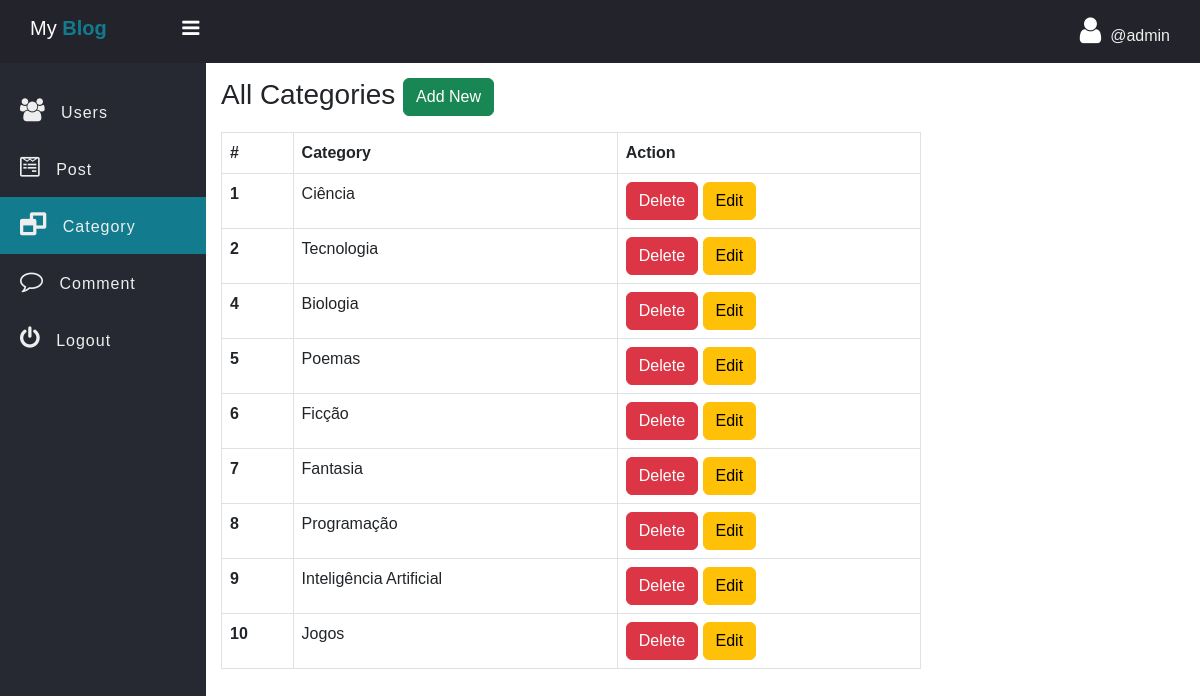
Page /admin/Category.php (signed in) on the committed database.
### tables this page shows
CREATE TABLE `category` (
  `id` int(11) NOT NULL,
  `category` varchar(127) NOT NULL
);

### admin/data/Category.php (called while the page is built, shortened)
<?php
function getAll($conn){
   $sql = "SELECT * FROM category";
   $stmt = $conn->prepare($sql);
   $stmt->execute();
   if($stmt->rowCount() >= 1){
   	   $data = $stmt->fetchAll();
   	   return $data;
   }else {
   	 return 0;
   }
}

### admin/Category.php (the view, shortened to what this page needs)
<?php
if (isset($_SESSION['admin_id']) && isset($_SESSION['username'])) {
 ?>
<!DOCTYPE html>
<html>
<head>
	<link rel="stylesheet" href="https://stackpath.bootstrapcdn.com/font-awesome/4.7.0/css/font-awesome.min.css">
	<link href="https://cdn.jsdelivr.net/npm/bootstrap@5.3.0/dist/css/bootstrap.min.css" rel="stylesheet">
	<link rel="stylesheet" href="../css/side-bar.css">
	<link rel="stylesheet" href="../css/style.css">
</head>
<body>
	<?php
	  include "inc/side-nav.php";
      include_once("data/Category.php");
      include_once("../db_conn.php");
      $categories = getAll($conn);
	?>
	 <div class="main-table">
	 	<h3 class="mb-3">All Categories
	 		<a href="Category-add.php" class="btn btn-success">Add New</a></h3>
	 	<?php if ($categories != 0) { ?>
	 	<table class="table t1 table-bordered">
		  <thead>
		    <tr>
		      <th scope="col">#</th>
		      <th scope="col">Category</th>
		      <th scope="col">Action</th>
		    </tr>
		  </thead>
		  <tbody>
		  	<?php foreach ($categories as $category) { ?>
		    <tr>
		      <th scope="row"><?=$category['id'] ?></th>
		      <td><?=$category['category'] ?></td>
		      <td>
		      	<a href="category-delete.php?id=<?=$category['id'] ?>" class="btn btn-danger">Delete</a>
		      	<a href="category-edit.php?id=<?=$category['id'] ?>" class="btn btn-warning">Edit</a>
		      </td>
		    </tr>
		    <?php } ?>
		  </tbody>
		</table>
	<?php }else{ ?>
		<div class="alert alert-warning">
			Empty!
		</div>
	<?php } ?>
	 </div>
	</section>
	</div>
</body>
</html>
<?php }else {
	header("Location: ../admin-login.php");
	exit;
} ?>

### admin/inc/side-nav.php (shortened to what this page needs)
<header class="header">
	<h2 class="u-name">My <b>Blog</b>
		<label for="checkbox">
			<i id="navbtn" class="fa fa-bars" aria-hidden="true"></i>
		</label>
	</h2>
	<div class="d-flex align-items-center main-profile-link" >
		<a href="profile.php" >
		<i class="fa fa-user" aria-hidden="true"></i>&nbsp;
	   <span>@<?php echo $_SESSION['username']; ?></span>
	   </a>
	</div>
</header>
<div class="body">
	<nav class="side-bar">
		<ul id="navList">
			<li >
				<a href="Users.php">
					<i class="fa fa-users" aria-hidden="true"></i>
					<span>Users</span>
				</a>
			</li>
			<li>
				<a href="Post.php">
					<i class="fa fa-wpforms" aria-hidden="true"></i>
					<span>Post</span>
				</a>
			</li>
			<li>
				<a href="Category.php">
					<i class="fa fa-window-restore" aria-hidden="true"></i>
					<span>Category</span>
				</a>
			</li>
			<li>
				<a href="Comment.php">
					<i class="fa fa-comment-o" aria-hidden="true"></i>
					<span>Comment</span>
				</a>
			</li>
			<li>
				<a href="../logout.php">
					<i class="fa fa-power-off" aria-hidden="true"></i>
					<span>Logout</span>
				</a>
			</li>
		</ul>
	</nav>
	<section class="section-1">

### css/side-bar.css (style rules this page uses)
* { padding: 0; margin: 0; box-sizing: border-box; font-family: arial, sans-serif; }
.main-profile-link a { text-decoration: none; color: #eee; }
.header { display: flex; justify-content: space-between; align-items: center; padding: 15px 30px; background: #23242b; color: #fff; }
.u-name { font-size: 20px; }
.u-name b { color: #127b8e; }
.header i { font-size: 30px; cursor: pointer; color: #fff; }
.side-bar { width: 250px; background: #262931; min-height: 100vh; transition: 500ms width; }
.body { display: flex; }
.side-bar ul { margin-top: 20px; list-style: none; padding-left: 0; }
.side-bar ul li { font-size: 16px; padding: 15px 0px; padding-left: 20px; transition: 500ms background; white-space: nowrap; overflow: hidden; text-overflow: ellipsis; }
.side-bar ul .active { background: #127b8e; }
.side-bar ul li a { text-decoration: none; color: #eee; cursor: pointer; letter-spacing: 1px; }
.side-bar ul li a i { display: inline-block; padding-right: 10px; font-size: 23px; }
#navbtn { display: inline-block; margin-left: 70px; font-size: 20px; transition: 500ms color; }

### css/style.css (style rules this page uses)
.section-1 { width: 100%; padding: 15px; }
.main-table { width: 90%; max-width: 700px; }

### rows in the picture
category: id "1", category "Ciência"
category: id "2", category "Tecnologia"
category: id "4", category "Biologia"
category: id "5", category "Poemas"
category: id "6", category "Ficção"
category: id "7", category "Fantasia"
category: id "8", category "Programação"
category: id "9", category "Inteligência Artificial"
category: id "10", category "Jogos"

### other values in the picture
$_SESSION['username'] "admin"
